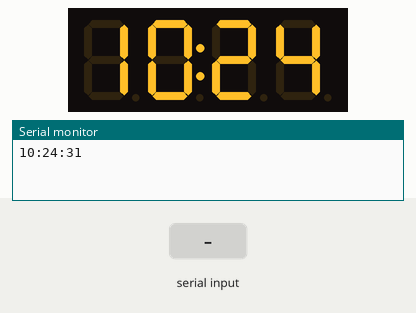
The sketch below on a simulated Arduino Uno, built with avr-gcc and run on an emulated ATmega328P. Parts: 4-digit seven-segment display, the last lines printed to the serial monitor. The test bench sets the inputs (shaded band). The local clock reads 2024-03-15 10:24:30 at power-on unless the sketch sets it.

Above: at 2.2 s.
2.3 s: "$" received over Serial
At 5.8 s:
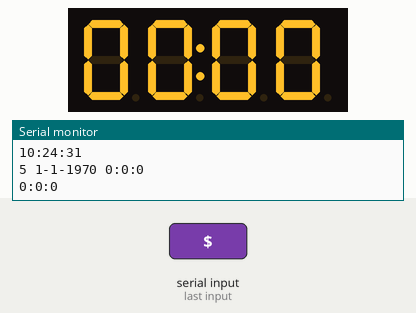
Timing chart, 0 to 7.3 s (numbered marks = the images above; inputs shaded):
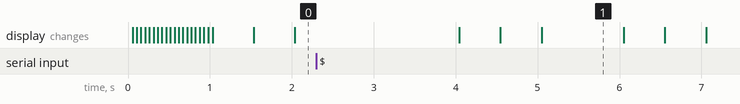

Measured:
- after the input at 2.3 s, the display: changes after 1.7 s (image 1)
- what the display in image 1 shows lasts 1.0 s, from 5.1 s to 6.1 s

The sketch:

sketch_may24a.ino
```cpp
#include <DS3232RTC.h>      // https://github.com/JChristensen/DS3232RTC
#include <Streaming.h>      // http://arduiniana.org/libraries/streaming/
#include "SevenSegmentTM1637.h"
#include "SevenSegmentExtended.h"

/* initialize global TM1637 Display object
*  The constructor takes two arguments, the number of the clock pin and the digital output pin:
* SevenSegmentTM1637(byte pinCLK, byte pinDIO);
*/
const byte PIN_CLK = 3;   // define CLK pin (any digital pin)
const byte PIN_DIO = 4;   // define DIO pin (any digital pin)
SevenSegmentExtended      display(PIN_CLK, PIN_DIO);


void setup() {
  // put your setup code here, to run once:
  Serial.begin(9600);
  // setSyncProvider() causes the Time library to synchronize with the
  // external RTC by calling RTC.get() every five minutes by default.
  setSyncProvider(RTC.get);
  setSyncInterval(900);
  // Serial << F("RTC Sync");
  display.begin();            // initializes the display
  display.setBacklight(30);  // set the brightness to 100 %
  // Clear in serial buffer
  while(Serial.available()) Serial.read();
}

void loop() {
  time_t t = now();
  if (Serial.available()) {
    char ch = Serial.read();
    if (ch == '$') {
      t = Serial.parseInt();
      RTC.set(t);
      // Aging offset
      //RTC.writeRTC(0x10,0b00000000);
      //Serial << RTC.readRTC(0x10) << endl;
      Serial << weekday(t) << ' ' << day(t) << '-' << month(t) << '-' << year(t) << ' ' << hour(t) << ':' << minute(t) << ':' << second(t) << endl;
    }
    // Clear in serial buffer
    while(Serial.available()) Serial.read();
  }
  display.printTime(hour(t), minute(t), true);
  Serial << hour(t) << ':' << minute(t) << ':' << second(t) << endl;
  delay(1000);
}
```
